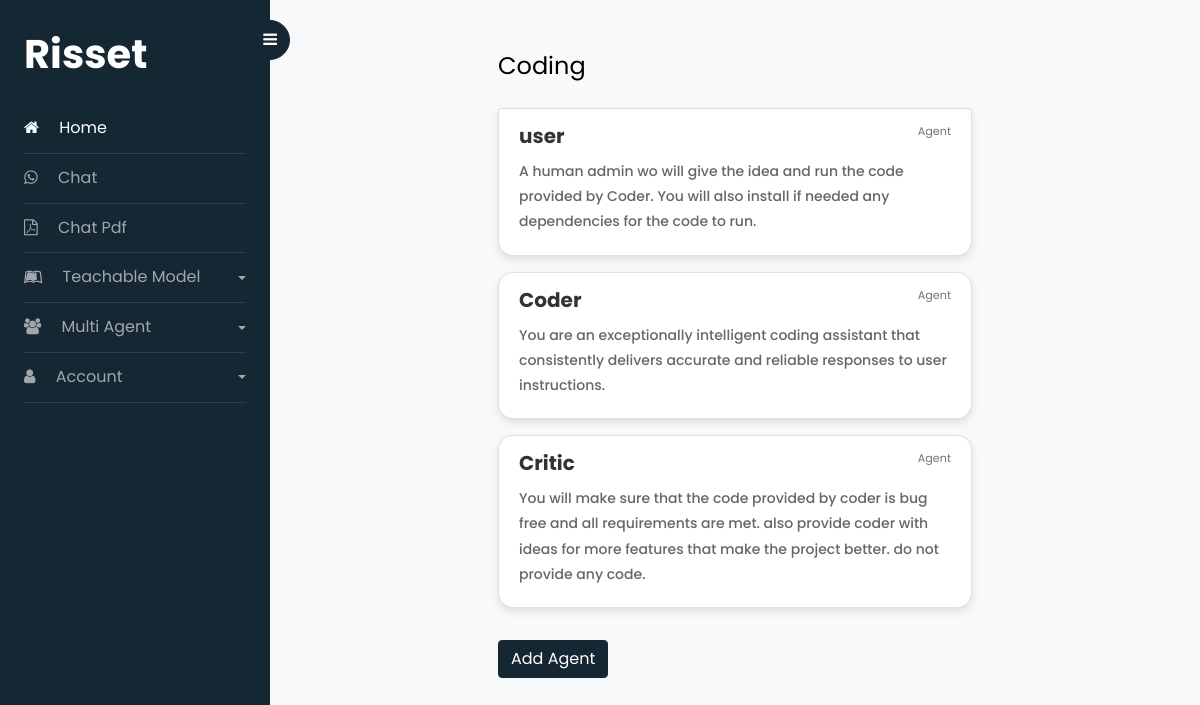
The app's page /chat/agent/coding/ (signed in) with its own data.
### chat/models.py (models this page shows, shortened)
class GroupChat(models.Model):
    user = models.ForeignKey(User, on_delete=models.CASCADE, related_name='group_chats')
    name = models.CharField(max_length=255)
    slug = models.SlugField(max_length=255, unique=True, blank=True, null=True)
    created_at = models.DateTimeField(auto_now_add=True)
    updated_at = models.DateTimeField(auto_now=True)
    is_active = models.BooleanField(default=True)

class Agent(models.Model):
    user = models.ForeignKey(User, on_delete=models.CASCADE, related_name='agents')
    name = models.CharField(max_length=255)
    instruction = models.TextField(blank=True, null=True)
    slug = models.SlugField(max_length=255, unique=True, blank=True, null=True)
    group_chat = models.ForeignKey(GroupChat, on_delete=models.CASCADE, related_name='agents')
    created_at = models.DateTimeField(auto_now_add=True)
    updated_at = models.DateTimeField(auto_now=True)
    is_active = models.BooleanField(default=True)

### chat/views.py (the view)
# urls.py: path("agent/<str:slug>/", AgentView.as_view(), name="agent"),
class AgentView(LoginRequiredMixin, View):
    def get(self, request, *args, **kwargs):
        group_chats = request.user.group_chats.get(slug=kwargs.get('slug'))
        agents = group_chats.agents.all()
        return render(request, "pages/agents.html", {'agents': agents, 'group_chat': group_chats})

### templates/pages/agents.html (shortened to what this page needs)
{% extends "pages/base.html" %}
{% load static %}
{% block content %}
    <div id="content" class="p-4 p-md-5 pt-5">
        <div class="row align-content-center">
            <div class="col-lg-7 mx-auto align-content-center">
                <h4 class="mb-4">{{ group_chat.name }}</h4>
                {% if group_chat.agents.count > 0 %}
                <div class="list-group">
                    {% for agent in group_chat.agents.all %}
                    <a href="#!" class="card list-group-item list-group-item-action flex-column align-items-start mb-3" onclick="showPopup('{{ agent.name }}', '#agentModal{{ agent.slug }}')">
                        <div class="d-flex w-100 justify-content-between">
                          <h5 class="mb-2 h5 card-title">{{ agent.name }}</h5>
                          <small class="text-muted">Agent</small>
                        </div>
                        <p class="mb-2 card-text">{{ agent.instruction }}</p>
                    </a>
                    {% endfor %}
                </div>
                {% else %}
                <div class="alert alert-info" role="alert">
                    No agents yet.
                </div>
                {% endif %}
                <button id="addAgentBtn" class="btn btn-primary mt-3">Add Agent</button>
            </div>
        </div>
    </div>
{% endblock %}

### templates/pages/agents.html (style rules this page uses)
.card { box-shadow: 0 4px 8px rgba(0, 0, 0, 0.1); border-radius: 15px; transition: box-shadow 0.3s ease; }
.card-title { font-weight: bold; color: #333; }
.card-text { font-weight: 500; color: #666; }
#content { background-color: #f8f9fa; padding: 4rem; }
.row { display: flex; justify-content: space-between; flex-wrap: wrap; }

### records on screen
GroupChat: name "Coding"
Agent: name "user", instruction "A human admin wo will give the idea and run the code provided by Coder. You will also install if needed any dependencies for the code to run."
Agent: name "Coder", instruction "You are an exceptionally intelligent coding assistant that consistently delivers accurate and reliable responses to user instructions."
Agent: name "Critic", instruction "You will make sure that the code provided by coder is bug free and all requirements are met. also provide coder with ideas for more features that make the project better. do not provide any code."
